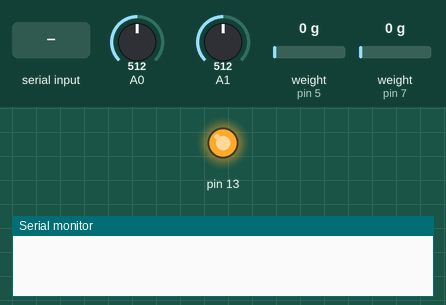
Simulated run of this sketch. Board: Arduino Uno, built with avr-gcc and run on an emulated ATmega328P. Shown: output pins drawn as LEDs (lit = HIGH), the last lines printed to the serial monitor. The inputs (shaded band) are chosen by the test bench; at power-on: A0 = 512, A1 = 512, weight on the scale (sensors on pin 5, pin 7) 0 g.

Above: at 5.8 s.
5.9 s: "0" received over Serial
At 7.1 s:
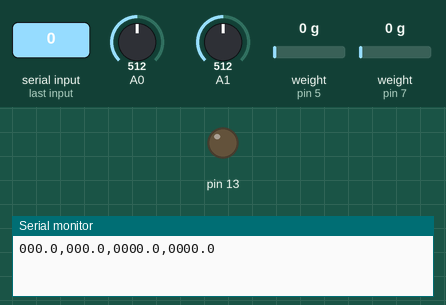
7.4 s: "2" received over Serial
At 8.3 s:
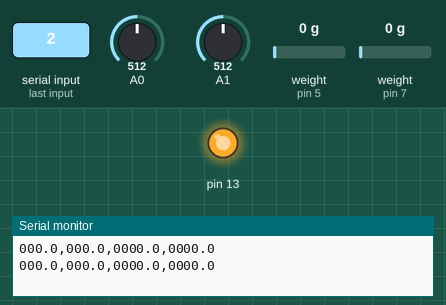
Timing chart, 0 to 10.4 s (numbered marks = the images above; inputs shaded):
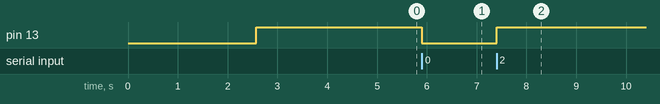

The sketch:

MPX5010_pressure_force_read_python.ino
```cpp
/*
  Darren Lewis calculated pressure readings MPX5010 baed on datasheet
  datasheet: https://docs.rs-online.com/9979/0900766b8138443c.pdf
  my website: http://darrenlewismechatronics.co.uk/
*/

//    FILE: HX_kitchen_scale.ino
//  AUTHOR: Rob Tillaart
// PURPOSE: HX711 demo
//     URL: https://github.com/RobTillaart/HX711

#include "HX711.h"

HX711 scale_1, scale_2;

uint8_t dataPin_1 = 5;
uint8_t clockPin_1 = 6;

uint8_t dataPin_2 = 7;
uint8_t clockPin_2 = 8;

float scale_factor_1 = -466.8;
float scale_factor_2 = 473;

float pressure_1 = analogRead(A0);
float pressure_2 = analogRead(A1);
float pressure_1_tare = 0;
float pressure_2_tare = 0;
float average_pressure = 0;
float alpha = 0.2;
int incoming_data = 0;

void setup() {
  Serial.begin(57600);
  pinMode(13, OUTPUT);

  scale_1.begin(dataPin_1, clockPin_1);
  scale_2.begin(dataPin_2, clockPin_2);

  scale_1.set_scale(scale_factor_1);
  scale_2.set_scale(scale_factor_2);

  scale_1.tare();
  scale_2.tare();

  for (int i = 0; i < 2000; i++){
    pressure_1 = pressure_1 * (1-alpha) + alpha *analogRead(A0);
    pressure_2 = pressure_2 * (1-alpha) + alpha *analogRead(A1);
  }

  pressure_1_tare = pressure_1;
  pressure_2_tare = pressure_2;
  digitalWrite(13, HIGH);

}

// void send_data(float data_1, float data_2){
//   if (data_1 < 100){
//       if (data_1 < 10){
//         Serial.print("00");
//       }
//       else{
//         Serial.print("0");
//       }
//     }

//     Serial.print(data_1, 2);
//     Serial.print(",");

//     if (data_2 < 100){
//       if (data_2 < 10){
//         Serial.print("00");
//       }
//       else{
//         Serial.print("0");
//       }
//     }

//     Serial.println(data_2, 2);
// }

void send_data(float data_1, float data_2, float data_3, float data_4){
  if (data_1 < 100){
      if (data_1 < 10){
        Serial.print("00");
      }
      else{
        Serial.print("0");
      }
    }

    Serial.print(data_1, 1);
    Serial.print(",");

    if (data_2 < 100){
      if (data_2 < 10){
        Serial.print("00");
      }
      else{
        Serial.print("0");
      }
    }

    Serial.print(data_2, 1);
    Serial.print(",");

    if (data_3 < 1000){
      if (data_3 < 100){
        if(data_3 < 10){
          Serial.print("000");
        }
        else{
          Serial.print("00");
        }
      }
      else{
        Serial.print("0");
      }
    }

    Serial.print(data_3, 1);
    Serial.print(",");

    if (data_4 < 1000){
      if (data_4 < 100){
        if(data_4 < 10){
          Serial.print("000");
        }
        else{
          Serial.print("00");
        }
      }
      else{
        Serial.print("0");
      }
    }

    Serial.println(data_4, 1);


}


void loop() {

  incoming_data = Serial.read();

  if (incoming_data == '1') {
    digitalWrite(13, HIGH);
    pressure_1_tare = pressure_1;
    pressure_2_tare = pressure_2;
    scale_1.tare(2);
    scale_2.tare(2);
    send_data(pressure_1 - pressure_1_tare, pressure_2 - pressure_2_tare, scale_1.get_units(1), scale_2.get_units(1));

  }
  else if (incoming_data == '0'){
    digitalWrite(13, LOW);
    pressure_1_tare = pressure_1;
    pressure_2_tare = pressure_2;
    send_data(pressure_1 - pressure_1_tare, pressure_2 - pressure_2_tare, scale_1.get_units(1), scale_2.get_units(1));

  }
  else if (incoming_data == '2') {
    digitalWrite(13, HIGH);
    send_data(pressure_1 - pressure_1_tare, pressure_2 - pressure_2_tare, scale_1.get_units(1), scale_2.get_units(1));
  }

  pressure_1 = pressure_1 * (1-alpha) + alpha * analogRead(A0);
  pressure_2 = pressure_2 * (1-alpha) + alpha * analogRead(A1);

  // Serial.println(scale_2.get_units());

  // Serial.print(pressure_1 - pressure_1_tare);
  // Serial.print(" ");
  // Serial.println(pressure_2 - pressure_2_tare);

}
```

Measured:
- after the input at 5.9 s, pin 13: HIGH → LOW at once
- after the input at 7.4 s, pin 13: LOW → HIGH at once
